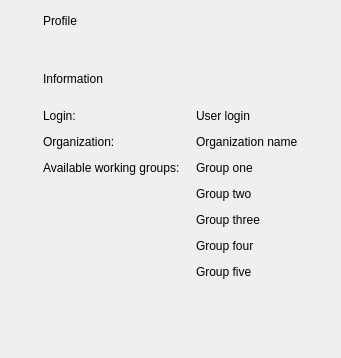
<?xml version="1.0" encoding="UTF-8"?>
<ui version="4.0">
 <class>ProfilePage</class>
 <widget class="QWidget" name="ProfilePage">
  <property name="geometry">
   <rect>
    <x>0</x>
    <y>0</y>
    <width>338</width>
    <height>358</height>
   </rect>
  </property>
  <property name="windowTitle">
   <string>Form</string>
  </property>
  <layout class="QVBoxLayout" name="verticalLayout">
   <item>
    <layout class="QHBoxLayout" name="horizontalLayout">
     <property name="leftMargin">
      <number>32</number>
     </property>
     <item>
      <widget class="QLabel" name="pageHeaderLabel">
       <property name="text">
        <string>Profile</string>
       </property>
      </widget>
     </item>
     <item>
      <spacer name="horizontalSpacer">
       <property name="orientation">
        <enum>Qt::Horizontal</enum>
       </property>
       <property name="sizeHint" stdset="0">
        <size>
         <width>40</width>
         <height>20</height>
        </size>
       </property>
      </spacer>
     </item>
    </layout>
   </item>
   <item>
    <widget class="QWidget" name="infoContainer" native="true">
     <layout class="QVBoxLayout" name="verticalLayout_2">
      <property name="spacing">
       <number>20</number>
      </property>
      <property name="leftMargin">
       <number>32</number>
      </property>
      <property name="topMargin">
       <number>32</number>
      </property>
      <property name="rightMargin">
       <number>32</number>
      </property>
      <property name="bottomMargin">
       <number>32</number>
      </property>
      <item>
       <layout class="QHBoxLayout" name="horizontalLayout_2">
        <item>
         <widget class="QLabel" name="pageSubHeaderLabel">
          <property name="text">
           <string>Information</string>
          </property>
         </widget>
        </item>
        <item>
         <spacer name="horizontalSpacer_2">
          <property name="orientation">
           <enum>Qt::Horizontal</enum>
          </property>
          <property name="sizeHint" stdset="0">
           <size>
            <width>40</width>
            <height>20</height>
           </size>
          </property>
         </spacer>
        </item>
       </layout>
      </item>
      <item>
       <layout class="QFormLayout" name="formLayout">
        <property name="labelAlignment">
         <set>Qt::AlignLeading|Qt::AlignLeft|Qt::AlignTop</set>
        </property>
        <property name="horizontalSpacing">
         <number>16</number>
        </property>
        <property name="verticalSpacing">
         <number>12</number>
        </property>
        <item row="0" column="0">
         <widget class="QLabel" name="loginLabel">
          <property name="text">
           <string>Login:</string>
          </property>
         </widget>
        </item>
        <item row="0" column="1">
         <widget class="QLabel" name="loginDataLabel">
          <property name="text">
           <string>User login</string>
          </property>
         </widget>
        </item>
        <item row="1" column="0">
         <widget class="QLabel" name="organizationLabel">
          <property name="text">
           <string>Organization:</string>
          </property>
         </widget>
        </item>
        <item row="1" column="1">
         <widget class="QLabel" name="organizationDataLabel">
          <property name="text">
           <string>Organization name</string>
          </property>
         </widget>
        </item>
        <item row="2" column="0">
         <widget class="QLabel" name="availableGroupsLabel">
          <property name="text">
           <string>Available working groups:</string>
          </property>
          <property name="alignment">
           <set>Qt::AlignLeading|Qt::AlignLeft|Qt::AlignTop</set>
          </property>
         </widget>
        </item>
        <item row="2" column="1">
         <widget class="QLabel" name="availableGroupsDataLabel">
          <property name="text">
           <string>&lt;html&gt;&lt;head/&gt;&lt;body&gt;&lt;p&gt;Group one&lt;/p&gt;&lt;p&gt;Group two&lt;/p&gt;&lt;p&gt;Group three&lt;/p&gt;&lt;p&gt;Group four&lt;/p&gt;&lt;p&gt;Group five&lt;/p&gt;&lt;/body&gt;&lt;/html&gt;</string>
          </property>
          <property name="alignment">
           <set>Qt::AlignLeading|Qt::AlignLeft|Qt::AlignVCenter</set>
          </property>
          <property name="wordWrap">
           <bool>true</bool>
          </property>
          <property name="margin">
           <number>0</number>
          </property>
         </widget>
        </item>
       </layout>
      </item>
      <item>
       <spacer name="verticalSpacer">
        <property name="orientation">
         <enum>Qt::Vertical</enum>
        </property>
        <property name="sizeHint" stdset="0">
         <size>
          <width>20</width>
          <height>40</height>
         </size>
        </property>
       </spacer>
      </item>
     </layout>
    </widget>
   </item>
  </layout>
 </widget>
 <resources/>
 <connections/>
</ui>
